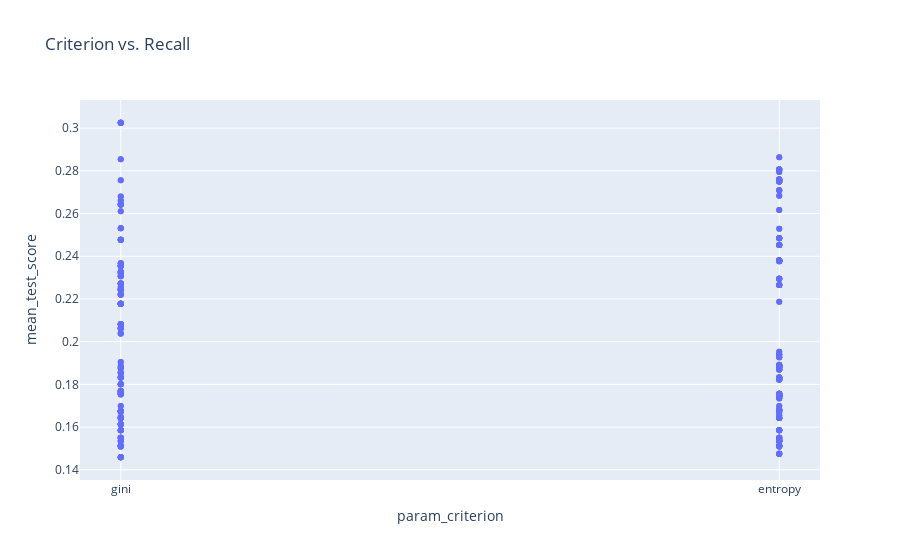

Notebook code cell kept with this figure:
### Code cell
px.scatter(
    df_tree_search_cv,
    x="param_criterion",
    y="mean_test_score",
    title="Criterion vs. Recall",
)

### Figure 1 — Plotly figure (JSON) as saved in the notebook; plotly's stock layout.template omitted (floating-point values rounded to 4 significant figures; data arrays with more than 128 entries replaced by an {"elided": "..."} marker saying what was removed)
{"data": [{"hovertemplate": "param_criterion=%{x}<br>mean_test_score=%{y}<extra></extra>", "legendgroup": "", "marker": {"color": "#636efa", "symbol": "circle"}, "mode": "markers", "name": "", "orientation": "v", "showlegend": false, "type": "scatter", "x": {"elided": "512 str values"}, "xaxis": "x", "y": {"elided": "512 float values"}, "yaxis": "y"}], "layout": {"legend": {"tracegroupgap": 0}, "title": {"text": "Criterion vs. Recall"}, "xaxis": {"anchor": "y", "domain": [0, 1], "title": {"text": "param_criterion"}}, "yaxis": {"anchor": "x", "domain": [0, 1], "title": {"text": "mean_test_score"}}}}
